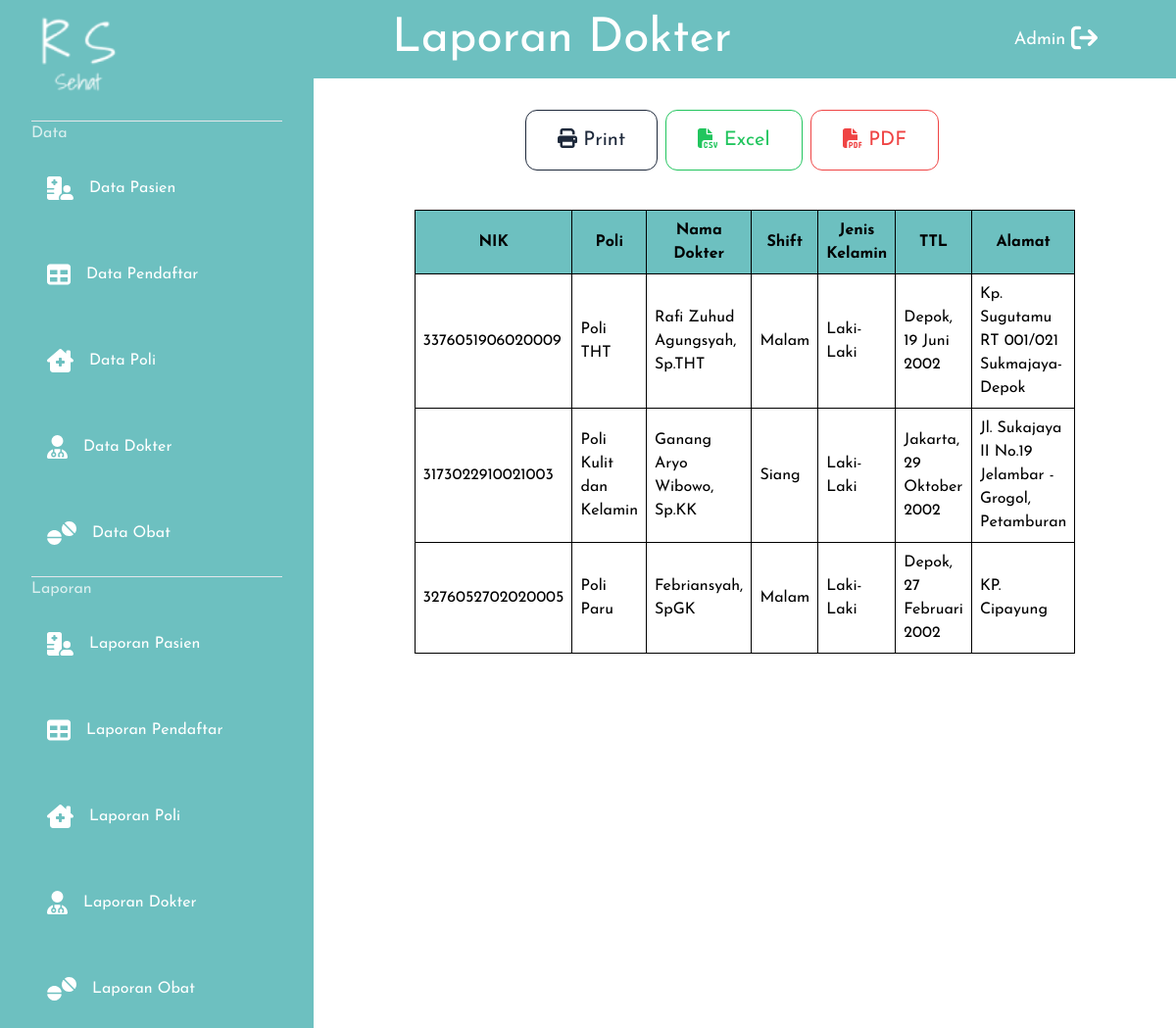
The page /index.php/admin/laporan/dokter on the database its author committed.
### tables this page shows
CREATE TABLE `dokter` (
  `id_dokter` int NOT NULL,
  `id_poli` varchar(3) NOT NULL,
  `nik` bigint NOT NULL,
  `nama_dokter` varchar(32) NOT NULL,
  `jenis_kelamin` enum('Laki-Laki','Perempuan') NOT NULL,
  `ttl` varchar(255) NOT NULL,
  `alamat` varchar(255) NOT NULL,
  `shift` varchar(225) NOT NULL,
  `image` varchar(225) NOT NULL
);

CREATE TABLE `poli` (
  `id_poli` varchar(3) NOT NULL,
  `nama_poli` varchar(32) NOT NULL,
  `poli_image` varchar(225) NOT NULL
);

### application/controllers/admin/Laporan.php (called while the page is built, shortened)
<?php
class Laporan extends CI_Controller{
  public function dokter()	{
    $data = array (
      "title" => "Laporan Dokter",
      "allDokter" => $this->RumahSakitModel->getDokterPoli()->result(),
    );
    $this->load->view('templateAdmins/header', $data);;
		$this->load->view('admin/laporanPages/laporanDokter', $data);;
		$this->load->view('templateAdmins/footer');;
	}
}

### index.php (called while the page is built, shortened)
<?php
require_once BASEPATH.'core/CodeIgniter.php';

### application/models/RumahSakitModel.php (called while the page is built, shortened)
<?php
	class RumahSakitModel extends CI_model{
		public function getDokterPoli() {
			$this->db->select('*');
      $this->db->from('dokter dok');
      $this->db->join('poli pol', 'dok.id_poli=pol.id_poli');
			return $this->db->get();
		}
	}

### application/views/admin/laporanPages/laporanDokter.php (the view, shortened to what this page needs)
<main class="ml-20 mx-auto float-none">
      <div class="no-print md:text-xl ">
        <button id='printer' class="margLeft mt-8 mb-2 md:px-8 md:py-4 px-4 py-2 border-slate-800 text-slate-800 border-1 rounded-xl" type="submit"><i class="fa-solid fa-print"></i> Print</button>
        <a href='<?= base_url('admin/laporan/dokterXls') ?>' ><button class="mx-0.5 mt-8 mb-2 md:px-8 md:py-4 px-4 py-2 border-green-500 text-green-500 border-1 rounded-xl" type="submit"><i class="fa-solid fa-file-csv"></i> Excel</button></a>
        <a href='<?= base_url('admin/laporan/dokterPdf') ?>' ><button class="mt-8 mb-2 md:px-8 md:py-4 px-4 py-2 border-red-500 text-red-500 border-1 rounded-xl" type="submit"><i class="fa-solid fa-file-pdf"></i> PDF</button></a>
      </div>
      <div class="overflow-x-auto">
      <table class="mx-auto w-9/12 mt-8">
        <tr class="bg-ourAdminStyle">
          <th>NIK</th>
          <th>Poli</th>
          <th>Nama Dokter</th>
          <th>Shift</th>
          <th>Jenis Kelamin</th>
          <th>TTL</th>
          <th>Alamat</th>
        </tr>
        <?php foreach($allDokter as $d) { ?>
          <tr>
          <td><?= $d->nik ?></td>
          <td><?= $d->nama_poli ?></td>
          <td><?= $d->nama_dokter ?></td>
          <td><?= $d->shift ?></td>
          <td><?= $d->jenis_kelamin ?></td>
          <td><?= $d->ttl ?></td>
          <td><?= $d->alamat ?></td>
        </tr>
        <?php } ?>
      </table>
      </div>
    </main>

### assets/css/styles.css (style rules this page uses)
html { line-height: 1.5; -webkit-text-size-adjust: 100%; -moz-tab-size: 4; -o-tab-size: 4; tab-size: 4; font-family: ui-sans-serif, system-ui, -apple-system, BlinkMacSystemFont, "Segoe UI", Roboto, "Helvetica Neue", Arial, "Noto Sans", sans-serif, "Apple Color Emoji", "Segoe UI Emoji", "Segoe UI Symbol", "Noto Color Emoji"; }
body { margin: 0; line-height: inherit; }
a { color: inherit; text-decoration: inherit; }
table { text-indent: 0; border-color: inherit; border-collapse: collapse; }
button, input, optgroup, select, textarea { font-family: inherit; font-size: 100%; line-height: inherit; color: inherit; margin: 0; padding: 0; }
button, select { text-transform: none; }
button, [type='button'], [type='reset'], [type='submit'] { -webkit-appearance: button; background-color: transparent; background-image: none; }
button, [role="button"] { cursor: pointer; }
img, svg, video, canvas, audio, iframe, embed, object { display: block; vertical-align: middle; }
table, th, td { border: 1px solid #000; border-collapse: collapse; padding: 0.5rem }
.float-none { float: none; }
.mx-auto { margin-left: auto; margin-right: auto; }
.mx-0\.5 { margin-left: 0.125rem; margin-right: 0.125rem; }
.ml-20 { margin-left: 5rem; }
.mt-8 { margin-top: 2rem; }
.mb-2 { margin-bottom: 0.5rem; }
.w-9\/12 { width: 75%; }
.overflow-x-auto { overflow-x: auto; }
.overflow-x-hidden { overflow-x: hidden; }
.rounded-xl { border-radius: 0.75rem; }
.border-1 { border-width: 1px; }
.border-slate-800 { --tw-border-opacity: 1; border-color: rgb(30 41 59 / var(--tw-border-opacity)); }
.border-green-500 { --tw-border-opacity: 1; border-color: rgb(34 197 94 / var(--tw-border-opacity)); }
.border-red-500 { --tw-border-opacity: 1; border-color: rgb(239 68 68 / var(--tw-border-opacity)); }
.bg-ourAdminStyle { --tw-bg-opacity: 1; background-color: rgb(109 192 192 / var(--tw-bg-opacity)); }
.py-2 { padding-top: 0.5rem; padding-bottom: 0.5rem; }
.px-4 { padding-left: 1rem; padding-right: 1rem; }
.font-josefinSans { font-family: Josefin Sans; }
.text-slate-800 { --tw-text-opacity: 1; color: rgb(30 41 59 / var(--tw-text-opacity)); }
.text-green-500 { --tw-text-opacity: 1; color: rgb(34 197 94 / var(--tw-text-opacity)); }
.text-red-500 { --tw-text-opacity: 1; color: rgb(239 68 68 / var(--tw-text-opacity)); }
@media (min-width: 768px) { .md\:py-4 { padding-top: 1rem; padding-bottom: 1rem; } }
@media (min-width: 768px) { .md\:px-8 { padding-left: 2rem; padding-right: 2rem; } }
@media (min-width: 768px) { .md\:text-xl { font-size: 1.25rem; line-height: 1.75rem; } }

### application/views/templateAdmins/header.php (style rules this page uses)
.no-print { display: none; }
.margLeft { margin-left: 0.2rem }
@media (min-width: 720px) { .margLeft { margin-left: 13.5rem } }

### rows shown on the page
dokter: nik "3376051906020009", id_poli.nama_poli "Poli THT", nama_dokter "Rafi Zuhud Agungsyah, Sp.THT", shift "Malam", jenis_kelamin "Laki-Laki", ttl "Depok, 19 Juni 2002", alamat "Kp. Sugutamu RT 001/021 Sukmajaya-Depok"
dokter: nik "3173022910021003", id_poli.nama_poli "Poli Kulit dan Kelamin", nama_dokter "Ganang Aryo Wibowo, Sp.KK", shift "Siang", jenis_kelamin "Laki-Laki", ttl "Jakarta, 29 Oktober 2002", alamat "Jl. Sukajaya II No.19 Jelambar - Grogol, Petamburan"
dokter: nik "3276052702020005", id_poli.nama_poli "Poli Paru", nama_dokter "Febriansyah, SpGK", shift "Malam", jenis_kelamin "Laki-Laki", ttl "Depok, 27 Februari 2002", alamat "KP. Cipayung"

### other values the page prints
$title "Laporan Dokter"
